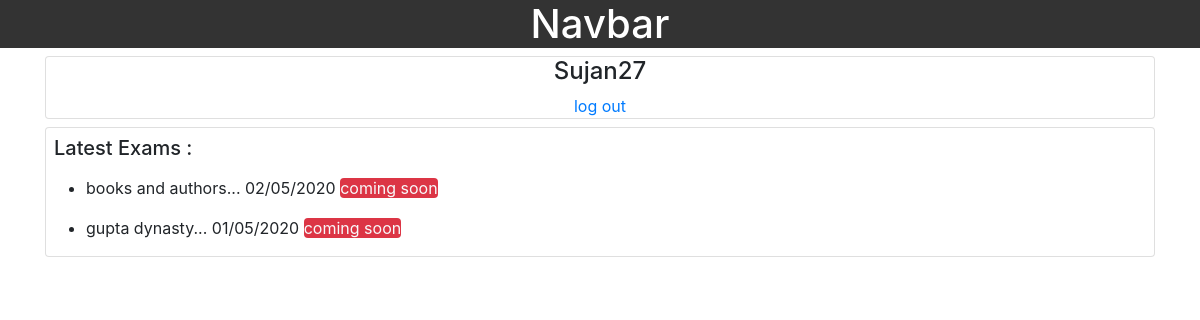
/timeline/ (signed in), run on an earlier commit of the app's database.
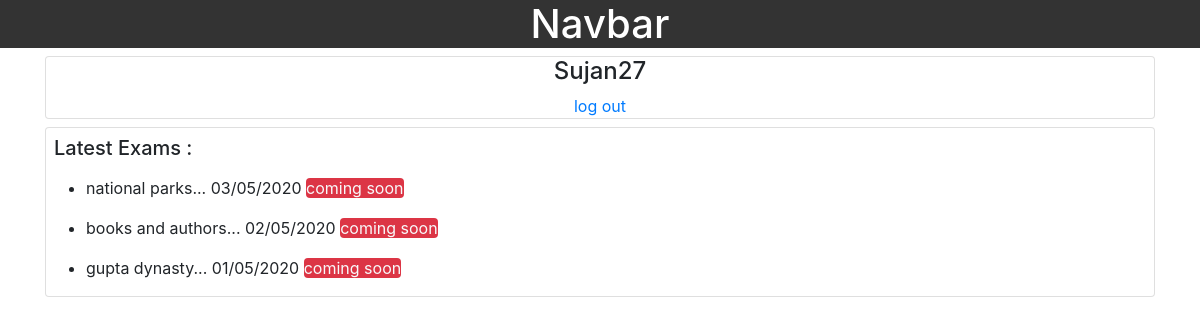
And on a later commit of the database.
### home/models.py (models this page shows, shortened)
class Topic(models.Model):
    topic_name = models.CharField(max_length=30)
    dateOfUpload = models.DateTimeField(default=timezone.now)
    tTime = models.IntegerField(default=0)
    published = models.BooleanField(default=False)

### timeline/views.py (the view)
# urls.py: path('timeline/', include('timeline.urls')),
@login_required(login_url='../login')
def timeline(response):
    topics = Topic.objects.all().order_by('-dateOfUpload')
    data = []
    for t in topics:
        if len(Marksheet.objects.filter(user=response.user, topic_id=t.id)) == 0:
            data.append({
                'topic': t,
                'done': False,
            })
        else:
            data.append({
                'topic': t,
                'done': True,
            })
    return render(response, 'timeline/timeline.html', {'data': data})

### timeline/templates/timeline/timeline.html (shortened to what this page needs)
{% extends 'home.html' %}
{% block body %}
<div class="container">
    <div class="card text-center">
        <h4>
            {{user.username|capfirst}}
        </h4>
        <span>
            <a href="../logout">
                log out
            </a>
        </span>
    </div>
    <div class="card mt-2">
        <div class="card-title m-2">
            <h5>
                Latest Exams :
            </h5>
        </div>
        <div>
            {% for d in data %}
            <ul>
                {% if not d.topic.published %}
                <li>
                    {{d.topic.topic_name}}... {{d.topic.dateOfUpload|date:"d/m/Y"}} <span class="bg-danger rounded text-light">coming
                        soon</span>
                </li>
                {% elif d.done %}
                <li>
                    {{d.topic.topic_name}}... {{d.topic.dateOfUpload|date:"d/m/Y"}} <a
                        href="../paper/paper_res/{{d.topic.id}}" target="_blank">result</a>
                </li>
                {% else %}
                <li>
                    {{d.topic.topic_name}}... {{d.topic.dateOfUpload|date:"d/m/Y"}} <a href="../paper/{{d.topic.id}}"
                        target="_blank">click here</a>
                </li>
                {% endif %}
            </ul>
            {% endfor %}
        </div>
    </div>
</div>
{% endblock body %}

What changed in the data, as far as the page shows it:
added Topic: topic.topic_name "national parks", topic.dateOfUpload "03/05/2020"
